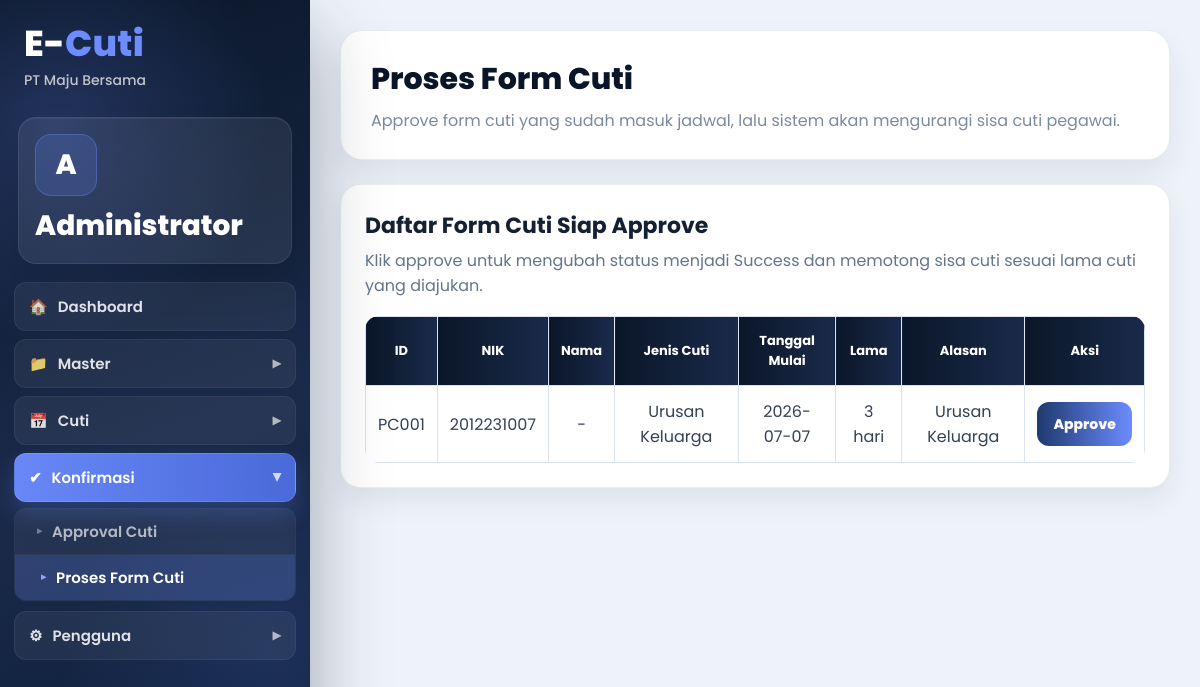
/proses/index.php (signed in), run on the app's committed database.
### tables this page shows
CREATE TABLE `pengajuancuti` (
  `idpengajuancuti` varchar(10) NOT NULL,
  `nik` varchar(20) NOT NULL,
  `idcuti` varchar(10) NOT NULL,
  `tanggalpengajuan` date NOT NULL,
  `tanggalmulai` date NOT NULL,
  `lamacuti` int(11) NOT NULL,
  `alasancuti` varchar(100) NOT NULL,
  `status` varchar(15) NOT NULL DEFAULT 'Pending',
  PRIMARY KEY (`idpengajuancuti`)
);

CREATE TABLE `jeniscuti` (
  `idcuti` varchar(5) NOT NULL,
  `jeniscuti` varchar(30) NOT NULL,
  PRIMARY KEY (`idcuti`)
);

### proses/index.php (the view, shortened to what this page needs)
<?php
require '../function/koneksi.php';
$query = mysqli_query($connect, "
    SELECT p.*, k.nama, k.divisi, j.jeniscuti
    FROM pengajuancuti p
    LEFT JOIN karyawan k ON p.nik = k.nik
    LEFT JOIN jeniscuti j ON p.idcuti = j.idcuti
    WHERE p.status IN ('Approved','Approve','Diterima','DITERIMA')
    ORDER BY p.tanggalmulai ASC
");
?>
<!doctype html>
<html lang="id">
<head>
</head>
<body>
<?php include '../function/sidebar.php'; ?>
<main class="content">
    <section class="ec-page-header">
        <h1>Proses Form Cuti</h1>
        <p>Approve form cuti yang sudah masuk jadwal, lalu sistem akan mengurangi sisa cuti pegawai.</p>
    </section>
    <section class="ec-card" style="padding:24px;">
        <div class="ec-toolbar">
            <div>
                <h2 style="margin:0;font-size:22px;">Daftar Form Cuti Siap Approve</h2>
                <p style="margin:6px 0 0;color:#64748b;">Klik approve untuk mengubah status menjadi Success dan memotong sisa cuti sesuai lama cuti yang diajukan.</p>
            </div>
        </div>
        <div class="ec-table-wrap">
            <table class="ec-table">
                <thead><tr><th>ID</th><th>NIK</th><th>Nama</th><th>Jenis Cuti</th><th>Tanggal Mulai</th><th>Lama</th><th>Alasan</th><th>Aksi</th></tr></thead>
                <tbody>
                <?php if ($query && mysqli_num_rows($query) > 0): ?>
                    <?php while ($row = mysqli_fetch_assoc($query)): ?>
                    <tr>
                        <td><?php echo htmlspecialchars($row['idpengajuancuti']); ?></td>
                        <td><?php echo htmlspecialchars($row['nik']); ?></td>
                        <td><?php echo htmlspecialchars($row['nama'] ?? '-'); ?></td>
                        <td><?php echo htmlspecialchars($row['jeniscuti'] ?? $row['idcuti']); ?></td>
                        <td><?php echo htmlspecialchars($row['tanggalmulai']); ?></td>
                        <td><?php echo htmlspecialchars($row['lamacuti']); ?> hari</td>
                        <td><?php echo htmlspecialchars($row['alasancuti']); ?></td>
                        <td><a class="ec-btn ec-btn-primary" href="index.php?approve=<?php echo urlencode($row['idpengajuancuti']); ?>" onclick="return confirm('Approve cuti ini dan kurangi sisa cuti pegawai?')">Approve</a></td>
                    </tr>
                    <?php endwhile; ?>
                <?php else: ?>
                    <tr><td colspan="8" style="text-align:center;color:#64748b;">Tidak ada cuti yang perlu diproses.</td></tr>
                <?php endif; ?>
                </tbody>
            </table>
        </div>
    </section>
</main>
</body>
</html>

### function/sidebar.php (style rules this page uses)
:root { --ec-login-bg:#0a1628; --ec-login-bg-2:#1a2a4a; --ec-login-bg-3:#0d1f3c; --ec-accent:#6c8cff; --ec-accent-2:#8ea5ff; --ec-page-bg:#eef3fb; --ec-text:#162033; --ec-muted:#6b7a90; --ec-white:#ffffff; --ec-border:#e8ecf1; --ec-danger:#ef4444; }
*,*::before,*::after { box-sizing:border-box; }
html { width:100%;overflow-x:hidden; }
body { margin:0; background:var(--ec-page-bg); color:var(--ec-text); font-family:'Poppins','Segoe UI',Arial,sans-serif; display:block; overflow-x:hidden; }
.content, #content-wrapper, .main-content { margin-left:310px; width:calc(100vw - 310px); max-width:calc(100vw - 310px); min-height:100vh; padding:30px; box-sizing:border-box; overflow-x:hidden; }
.ec-page-header, .header { background:#fff; border-radius:22px; padding:26px 30px; margin-bottom:24px; box-shadow:0 14px 30px rgba(10,22,40,.08); border:1px solid rgba(232,236,241,.95); }
.ec-page-header h1, .header h1 { margin:0; color:#0a1628; font-size:30px; font-weight:800; }
.ec-page-header p, .header p { margin:6px 0 0; color:#7a8aa0; }
.ec-card, .table-box, .form-box, .card, .form-card, .table-card, .stat-card { background:#fff; max-width:100%; border-radius:20px; box-shadow:0 12px 28px rgba(10,22,40,.08); border:1px solid rgba(232,236,241,.95); }
.ec-toolbar, .action-bar { display:flex; align-items:center; justify-content:space-between; gap:14px; flex-wrap:wrap; margin-bottom:18px; }
.btn-custom, .ec-btn, .btn { display:inline-flex; align-items:center; justify-content:center; gap:7px; padding:11px 16px; border-radius:12px; border:0; text-decoration:none; cursor:pointer; font-family:'Poppins','Segoe UI',Arial,sans-serif; font-size:14px; font-weight:800; line-height:1.2; min-height:44px; white-space:nowrap; transition:.2s ease; }
.ec-btn-primary, .btn-primary { background:linear-gradient(90deg,#1e3a6f,#6c8cff)!important; color:#fff!important; }
.ec-table-wrap { width:100%;max-width:100%;overflow-x:auto;border-radius:14px; }
table.ec-table { width:100%;border-collapse:collapse;border-spacing:0;min-width:760px; }
.ec-table th { background:linear-gradient(90deg,#0a1628,#1a2a4a); color:#fff; padding:14px 12px; text-align:center; font-size:13px; border:1px solid #dbe3ef; }
.ec-table td { padding:13px 12px;border:1px solid #e2e8f0;color:#334155;vertical-align:middle;text-align:center; }
.ec-table thead th { vertical-align:middle; }
.content table { border-collapse:collapse; }
.content table th,.content table td { border:1px solid #dbe3ef;text-align:center;vertical-align:middle; }

### data on the page
pengajuancuti: idpengajuancuti "PC001", nik "2012231007", nama "-", idcuti.jeniscuti "Urusan Keluarga", tanggalmulai "2026-07-07", lamacuti "3", alasancuti "Urusan Keluarga"

### other printed values
substr($nama, 0, 1) "A"
$nama "Administrator"
